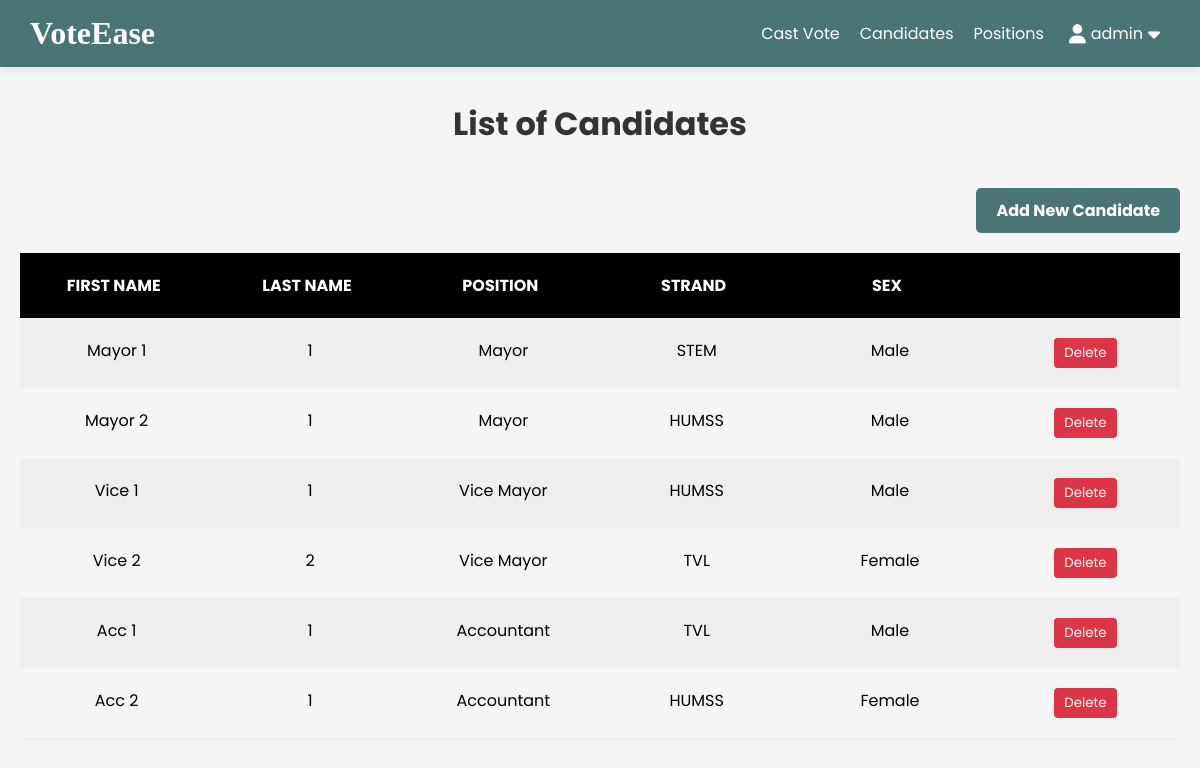
/candidates (signed in), run on an earlier commit of the app's database.
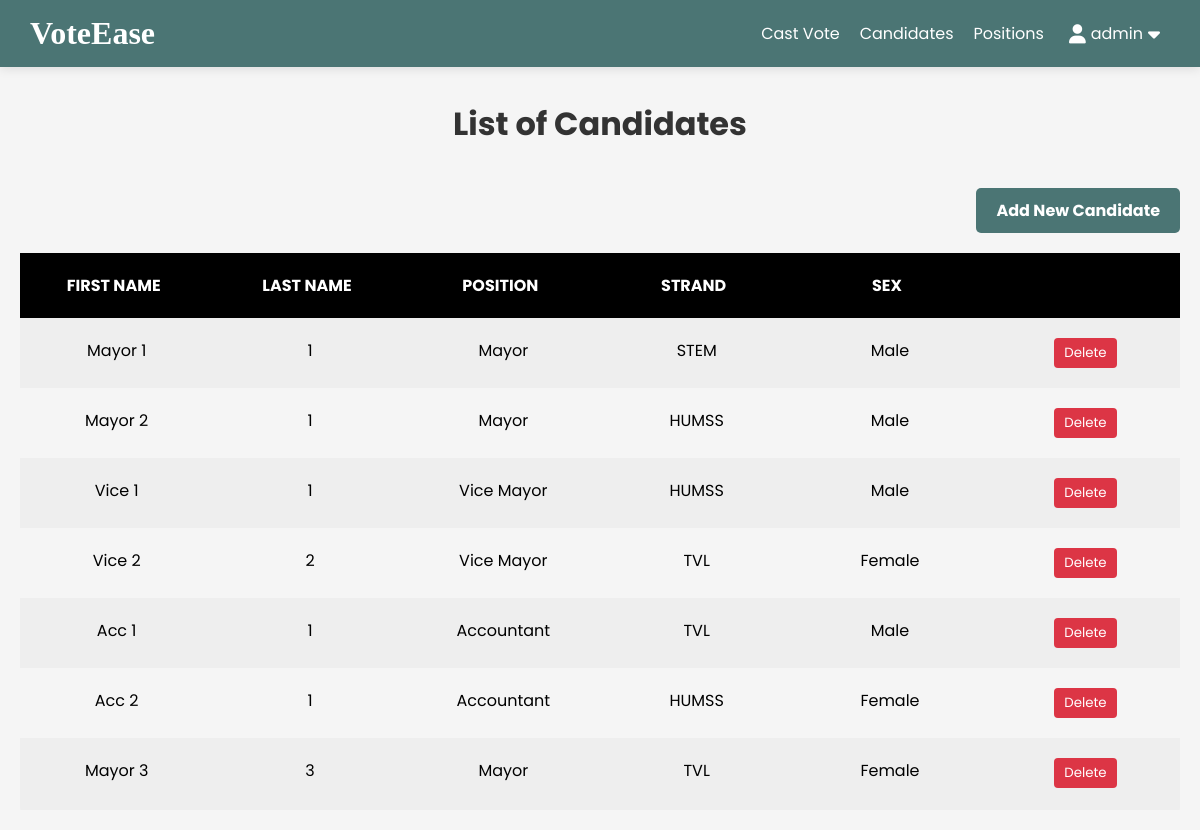
And on a later commit of the database.
### voteease_app/models.py (models this page shows)
class Candidate(models.Model):
    STRAND = [('STEM', 'STEM'),
                ('HUMSS', 'HUMSS'),
                ('TVL', 'TVL'),
                ('ABM', 'ABM'),]
    SEX = [('Male', 'Male'),
              ('Female', 'Female'),]
    first_name = models.CharField(max_length=100)
    last_name = models.CharField(max_length=100)
    sex = models.CharField(max_length=100, choices=SEX, null=True)
    strand = models.CharField(max_length=100, choices=STRAND, null=True)
    ps_image = models.ImageField(null=True, blank=True, upload_to='ps_images/')
    position = models.ForeignKey(Position, on_delete=models.SET_NULL, null=True, blank=True)
    vote_count = models.IntegerField(default=0)

class Position(models.Model):
    position_name = models.CharField(max_length=255)
    vote_count = models.IntegerField()
    def __str__(self):
        return self.position_name

### voteease_app/views.py (the view)
# urls.py: path('candidates', views.render_candidates, name='candidates'),
@login_required
def render_candidates(request):
    all_candidates = Candidate.objects.all()
    all_position = Position.objects.all()
    context = {'all_candidates': all_candidates,
                'all_position': all_position,
                }
    return render(request, 'votingsystemUi4.html', context)

### voteease_app/templates/votingsystemUi4.html (shortened to what this page needs)
{% load static %}
<!DOCTYPE html>
<html lang="en">
<head>
    <link rel="stylesheet" href="{% static 'css/votingsystemUistyle2.css' %}">
    <link rel="stylesheet" href="https://cdnjs.cloudflare.com/ajax/libs/font-awesome/6.4.0/css/all.min.css">
</head>
<body>
    <header>
        <h2 class="logo">VoteEase</h2>
        <button class="dropdown-button" id="home_btn" style="margin-left: auto;">Cast Vote</button>
        <button class="dropdown-button" id="candidate_btn" >Candidates</button>
        <button class="dropdown-button" id="position_btn">Positions</button>
        <nav class="navbar navbar-light bg-light">
            <div class="dropdown">
                <button class="dropdown-button" id="userDropdown">
                    <i class="fas fa-user icon" style="margin-right: 5px;"></i>{{ user.username }} <i class="fas fa-caret-down icon"></i>
                </button>
            </div>
        </nav>
    </header>
    <main class="voting-container">
        <div class="voting-header">
            <h1>List of Candidates</h1>
        </div>
        <div class="button-container">
            <button id="add_candidate_button" class="btn add-position-btn">Add New Candidate</button>
        </div>
        <table class="table">
            <div class="table-header">
                <div class="header__item"><a id="position_name1" class="filter__link" href="#">First Name</a></div>
                <div class="header__item"><a id="position_name2" class="filter__link" href="#">Last Name</a></div>
                <div class="header__item"><a id="position_name3" class="filter__link" href="#">Position</a></div>
                <div class="header__item"><a id="position_name4" class="filter__link" href="#">Strand</a></div>
                <div class="header__item"><a id="position_name5" class="filter__link" href="#">Sex</a></div>
                <div class="header__item"></div>
            </div>
            <div class="table-content">
                {% for candidate in all_candidates %}
                    <div class="table-row">
                        <div class="table-data">{{ candidate.first_name }}</div>
                        <div class="table-data">{{ candidate.last_name }}</div>
                        <div class="table-data">{{ candidate.position }}</div>
                        <div class="table-data">{{ candidate.strand }}</div>
                        <div class="table-data">{{ candidate.sex }}</div>
                        <div class="table-data">
                            <form method="POST" action="{% url 'delete_candidate' candidate.id %}" class="delete-form">
                                <button type="submit" class="delete-btn">Delete</button>
                            </form>
                        </div>
                    </div>
                {% endfor %}
            </div>
        </table>
    </main>
</body>
</html>

What changed in the data, as far as the page shows it:
added Candidate: first_name "Mayor 3", last_name "3", position "Mayor", strand "TVL", sex "Female"
